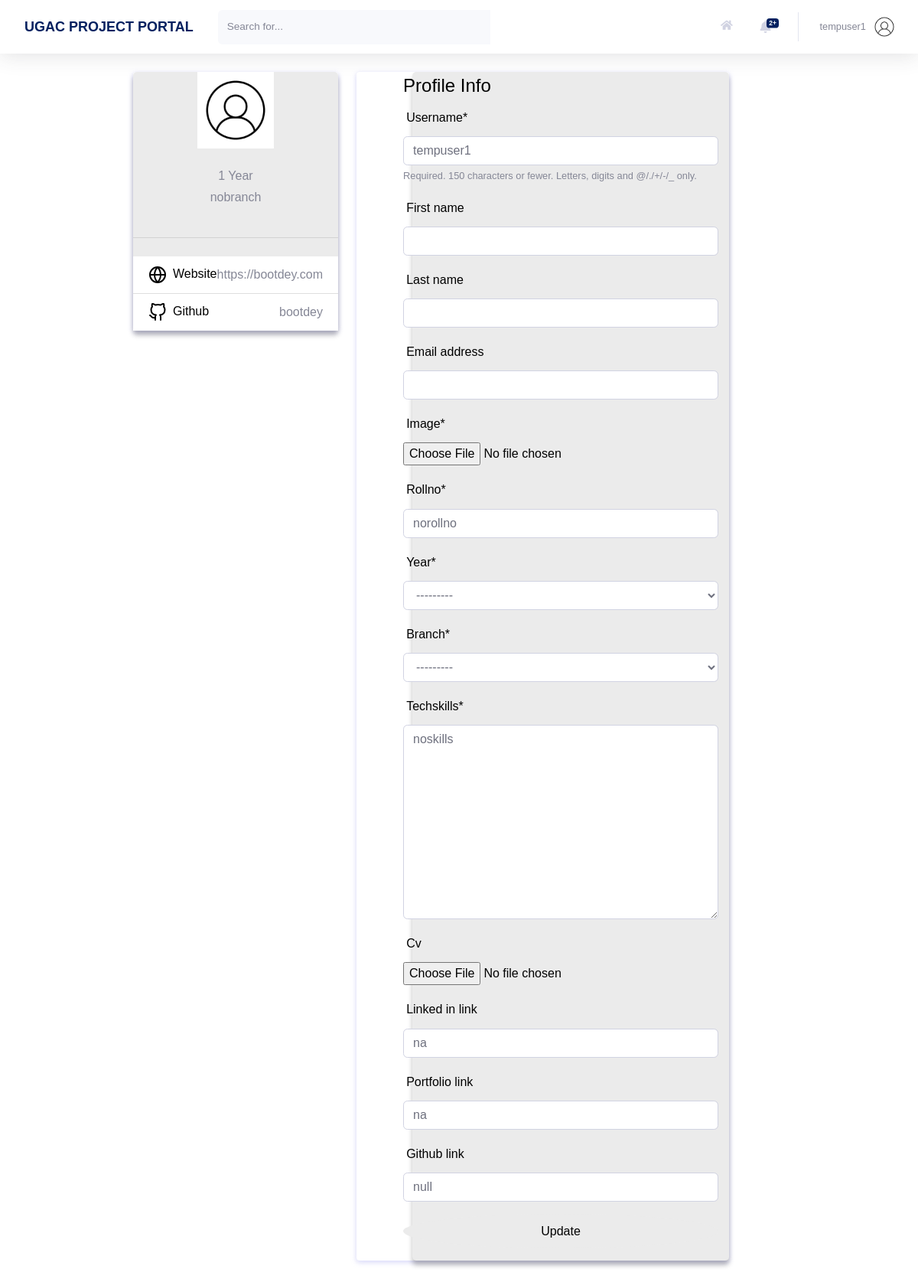
The app's page /profile/edit/ (signed in) with its own data.
### users/models.py (models this page shows, shortened)
class Profile(models.Model):
    user = models.OneToOneField(User, on_delete=models.CASCADE)
    image = models.ImageField(default = 'default.jpg', upload_to='profile_pics', blank=True)
    rollno = models.CharField(max_length=10)
    year = models.CharField(max_length=30, choices = YEAR_CHOICES)
    branch = models.CharField(max_length=30, choices = BRANCH_CHOICES)
    techskills = models.TextField()
    starred_projects = models.ManyToManyField(Project, related_name='starred_projects', blank = True)
    liked_projects = models.ManyToManyField(Project, related_name='liked_projects', blank = True)
    cv = models.FileField(blank = True, upload_to='resumes',validators=[FileExtensionValidator(allowed_extensions=['pdf'])])
    linked_in_link = models.CharField(blank=True, max_length=100)
    portfolio_link = models.CharField(blank=True, max_length=100)
    github_link = models.CharField(blank=True, max_length=100)

### users/views.py (the view)
# urls.py: path('edit/', views.profile_edit, name = 'profile-edit'),
@login_required
def profile_edit(request):
    if request.method == 'POST':
        user_update_form = UserUpdateForm(request.POST, instance = request.user)
        profile_update_form = ProfileUpdateForm(request.POST, request.FILES, instance = request.user.profile)
        if user_update_form.is_valid() and profile_update_form.is_valid():
            user_profile = Profile.objects.get(user = request.user)
            user_img = str(user_profile.image)
            user_cv = str(user_profile.cv)
            if len(request.FILES)!=0:
                if request.FILES.get('image') and user_img!="default.jpg":
                    default_storage.delete(user_img)
                elif request.FILES.get('cv') and user_cv:
                    default_storage.delete(user_cv)
            user_update_form.save()
            profile_update_form.save()
            messages.success(request, "Your profile has been updated!")
            return redirect('/profile/'+ str(request.user.id))
        else:
            messages.error(request, 'Please correct the error below.')
    else:
        user_update_form = UserUpdateForm(instance = request.user)
        profile_update_form = ProfileUpdateForm(instance = request.user.profile)
    context = {
        'title': 'Profile Edit',
        'user_form': user_update_form,
        'notifications': Notification.objects.filter(user=request.user).order_by('-time'),
        'profile_form': profile_update_form,
    }
    return render(request, 'users/profile_edit.html', context)

### users/forms.py
class UserUpdateForm(forms.ModelForm):
    class Meta:
        model = User
        fields = ['username', 'first_name', 'last_name', 'email']

class ProfileUpdateForm(forms.ModelForm):
    image = forms.FileField(
        widget = FileInput(),
    )
    class Meta:
        model = Profile
        fields = ['image', 'rollno', 'year', 'branch', 'techskills', 'cv','linked_in_link','portfolio_link','github_link']

### users/templates/users/profile_edit.html (shortened to what this page needs)
{% extends 'home/main.html' %}
{% load crispy_forms_tags %}
{% load static %}
{% block stylesheets %}
<link rel="stylesheet" type="text/css" href="{% static 'home/style.css' %}">
{% endblock stylesheets %}
{% block customStylesheets %}
<link rel="stylesheet" type="text/css" href="{% static 'users/cards.css' %}">
{% endblock customStylesheets %}
{% block mainContentBlock %}
<div class="container">
    <div class="main-body">
        <div class="row">
            <div class="col-lg-4">
                <div class="card">
                    <div class="card-body">
                        <div class="d-flex flex-column align-items-center text-center">
                            <img src="{{ user.profile.image.url }}" alt="" style="height:100px;height:100px">
                            <div class="mt-3">
                                <p class="text-secondary mb-1">{{ user.profile.year }} Year</p>
                                <p class="text-muted font-size-sm">{{ user.profile.branch }}</p>
                            </div>
                        </div>
                        <hr class="my-4">
                        <ul class="list-group list-group-flush">
                            <li class="list-group-item d-flex justify-content-between align-items-center flex-wrap">
                                <h6 class="mb-0">Website</h6>
                                <span class="text-secondary">https://bootdey.com</span>
                            </li>
                            <li class="list-group-item d-flex justify-content-between align-items-center flex-wrap">
                                <h6 class="mb-0">Github</h6>
                                <span class="text-secondary">bootdey</span>
                            </li>
                        </ul>
                    </div>
                </div>
            </div>
            <div class="col-lg-7">
                <div class="card">
                    <div class="card-body" style="margin-left: 15%;">
                        <div class="row mb-3">
                            <form method="POST" enctype="multipart/form-data">
                                <fieldset>
                                    <legend>Profile Info</legend>
                                    {{ user_form|crispy }}
									{{ profile_form|crispy }}
                                </fieldset>
                                <div>
                                    <button class="btn btn-primary btn-user btn-block" type="submit">Update</button>
                                </div>
                            </form>
                        </div>
                    </div>
                </div>
            </div>
        </div>
    </div>
</div>
</div>
<br><br><br><br>
</div>
{% endblock mainContentBlock %}

### home/templates/home/base.html (shortened to what this page needs)
{% load static %}
<!DOCTYPE html>
<html lang="en">
    <head>
        {% block stylesheets %}{% endblock stylesheets %}
        {% block customStylesheets %}{% endblock customStylesheets %}
        {% block ajaxBlock %}
        <link href="https://cdnjs.cloudflare.com/ajax/libs/select2/4.0.3/css/select2.min.css" rel="stylesheet" />
        {% endblock ajaxBlock %}
        <link rel="stylesheet" href="https://pro.fontawesome.com/releases/v5.10.0/css/all.css" />
    </head>
    {% block mainBlock %}
    <body id="page-top">
        <div id="wrapper">
            <div id="content-wrapper" class="d-flex flex-column">
                <div id="content" style="background: white;">
                    <nav class="navbar navbar-expand navbar-light bg-white topbar mb-4 static-top shadow">
                        <div class="sidebar-brand-text mx-3" style="color: #022160; font-size: large; font-weight: bold"> UGAC PROJECT PORTAL </div>
                        <form method="POST" action="{{request.get_full_path}}" class="d-none d-sm-inline-block form-inline mr-auto ml-md-3 my-2 my-md-0 mw-100 navbar-search">
                            <div class="input-group">
                                <input type="text" class="form-control bg-light border-0 small" placeholder="Search for..." aria-label="Search" aria-describedby="basic-addon2" name="search">
                                <div class="input-group-append">
                                </div>
                            </div>
                        </form>
                        <ul class="navbar-nav ml-auto">
                            <a class="nav-link" href="{% url 'home' %}" role="button" style="margin-top: 13px;">
                                <i class="fas fa-home fa-fw fa-sm mr-2 text-gray-400"></i>
                            </a>
                            <li class="nav-item dropdown no-arrow mx-1">
                                <a class="nav-link dropdown-toggle" id="alertsDropdown" role="button" data-toggle="dropdown" aria-haspopup="true" aria-expanded="false">
                                    <i class="fas fa-bell fa-fw"></i>
                                    {% if notifications.count != 0 %}
                                    <span class="badge badge-danger badge-counter">
                                        {{notifications.count}}+
                                    </span> {% endif %}
                                </a>
                            </li>
                            <li class="nav-item dropdown no-arrow">
                                <a class="nav-link dropdown-toggle" id="userDropdown" role="button" data-toggle="dropdown" aria-haspopup="true" aria-expanded="false">
                                    <span class="mr-2 d-none d-lg-inline text-gray-600 small">{{user.username}}</span>
                                    <img class="img-profile rounded-circle" src="{{user.profile.image.url}}">
                                </a>
                            </li>
                        </ul>
                    </nav>
                    <div class="container-fluid">
                        {% block content %}{% endblock content %}
                    </div>
                </div>
    </body>
    {% endblock mainBlock %}
</html>

### users/static/users/cards.css (style rules this page uses)
body { background: #f7f7ff; }
.card { position: relative; display: flex; flex-direction: column; word-wrap: break-word; background-color: #fff; background-clip: border-box; border: 0 solid transparent; border-radius: .25rem; margin-bottom: 1.5rem; box-shadow: 0 2px 6px 0 rgb(218 218 253 / 65%), 0 2px 6px 0 rgb(206 206 238 / 54%); }
.me-2 { margin-right: .5rem !important; }

### records on screen
Profile: rollno "norollno", year "---------", branch "---------", techskills "noskills", linked_in_link "na", portfolio_link "na", github_link "null"

### other values on screen
{{ notifications.count }} "2"
{{ user.username }} "tempuser1"
{{ user.profile.year }} "1"
{{ user.profile.branch }} "nobranch"
